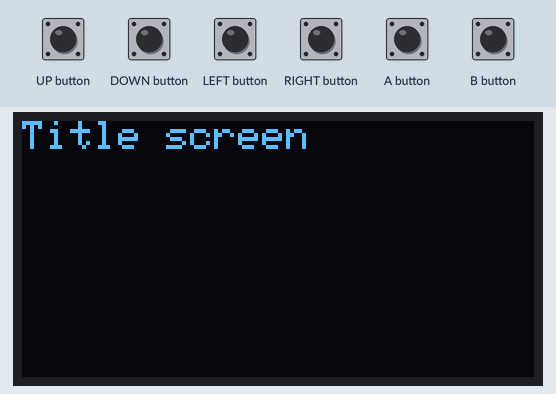
A sketch run on a simulated Arduboy, built with avr-gcc and run on an emulated ATmega32U4. On the bench: 128×64 one-colour display. The test bench sets the inputs (shaded band).

Above: at 1.2 s.
1.3 s: A button pressed for 0.15 s
At 2.0 s:
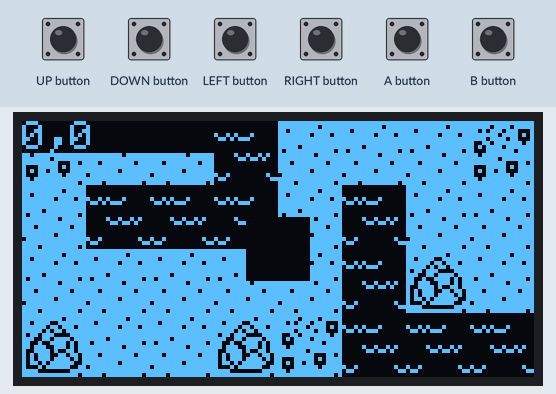
2.9 s: DOWN button pressed for 1 s
At 5.0 s:
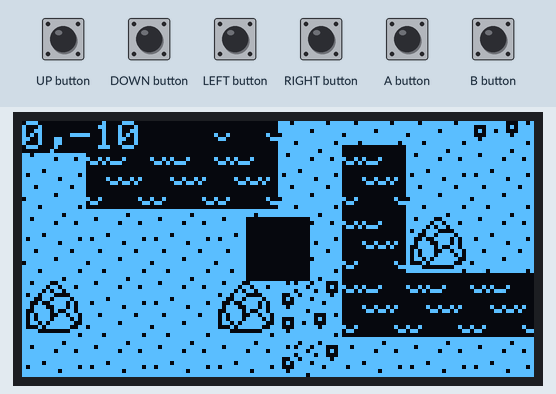
5.4 s: A button pressed for 1 s
At 6.6 s:
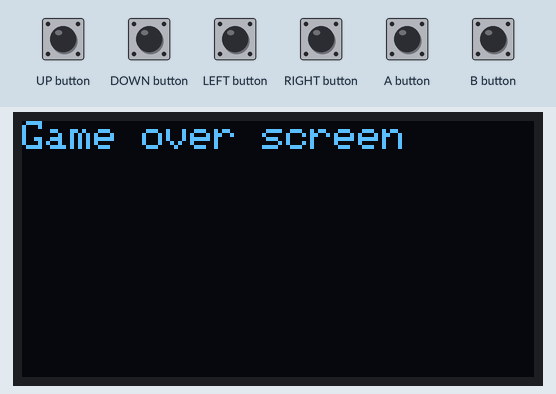
7.9 s: A button pressed for 0.15 s
At 8.2 s:
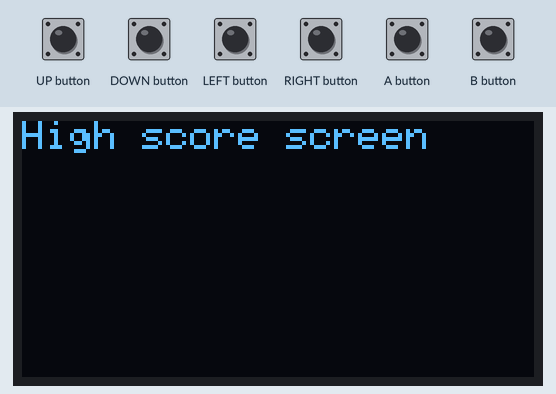
9.5 s: A button pressed for 0.15 s
At 9.9 s:
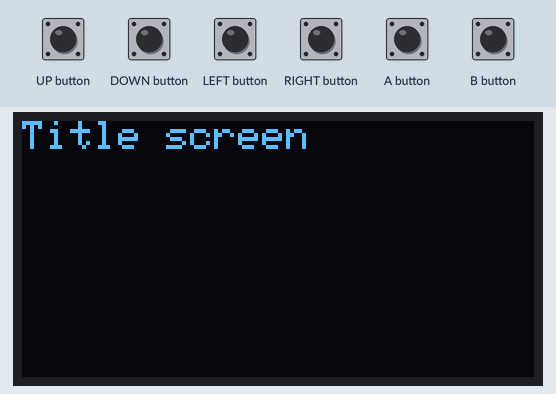
11.1 s: DOWN button driven LOW and A button driven LOW
At 11.28 s:
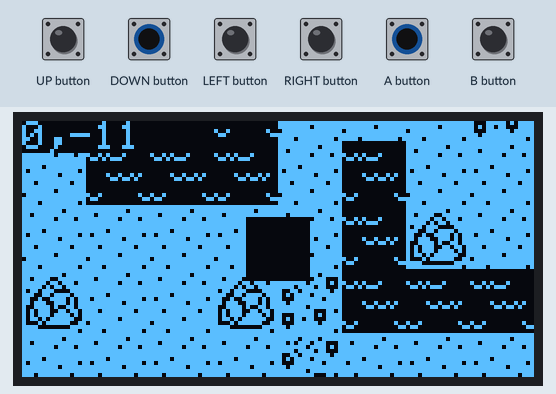
Timing chart, 0 to 14.1 s (numbered marks = the images above; inputs shaded):
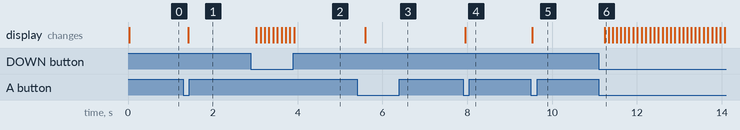

The sketch:

sketch_oct22a.ino
```cpp
//Si Pham (tonka7su)
//October 21, 2021
//DinoSmasher

#include <Arduboy2.h>

#define SPEED       5
#define GAME_TITLE  0
#define GAME_PLAY   1
#define GAME_OVER   2
#define GAME_HIGH   3
#define WORLD_WIDTH   14
#define WORLD_HEIGHT  7
#define TILE_SIZE   16
#define GRASS       0
#define WATER       1
#define TREES       2
#define STONE       3
#define PLAYER_SIZE       16
#define PLAYER_X_OFFSET   WIDTH / 2 - PLAYER_SIZE / 2
#define PLAYER_Y_OFFSET   HEIGHT / 2 - PLAYER_SIZE / 2

const unsigned char tiles[] PROGMEM = {
// width, height,
16, 16,

//Grass
0xff, 0x7f, 0xfb, 0xff, 0xff, 0xbf, 0xff, 0xff, 0xf7, 0xff, 0xfd, 0xff, 0xff, 0xf7, 0x7f, 0xff,
0xdf, 0xff, 0xff, 0xfb, 0x7f, 0xff, 0xff, 0xff, 0xef, 0xfe, 0xff, 0xff, 0xfb, 0xff, 0x7f, 0xff,

//Water
0x08, 0x10, 0x10, 0x08, 0x10, 0x08, 0x10, 0x10, 0x10, 0x08, 0x00, 0x00, 0x00, 0x00, 0x00, 0x00,
0x20, 0x40, 0x40, 0x20, 0x00, 0x01, 0x02, 0x02, 0x01, 0x02, 0x02, 0x01, 0x02, 0x21, 0x40, 0x40,

//Tree
0xff, 0x1f, 0x5b, 0x3f, 0xeb, 0xdd, 0xff, 0xf7, 0xbb, 0xef, 0xfd, 0x7f, 0xe3, 0xcb, 0xe3, 0xff,
0xff, 0xc7, 0x96, 0xc7, 0xff, 0xff, 0xef, 0xfd, 0xff, 0xe3, 0xcb, 0xe3, 0xff, 0xff, 0x7b, 0xff,

//Stone
0xff, 0xdf, 0x7b, 0x3f, 0x9f, 0x6f, 0x77, 0xab, 0xdb, 0xd7, 0xcd, 0x5f, 0xbf, 0x77, 0xff, 0xff,
0xff, 0xc1, 0xdc, 0xd3, 0xaf, 0x9f, 0xae, 0xb0, 0xbb, 0xbd, 0xbd, 0xba, 0xd7, 0xcc, 0x63, 0xff,
};

Arduboy2 arduboy;

int player_x = 0;
int player_y = 0;
int gamestate = GAME_TITLE;
int mapx = 0;
int mapy = 0;

int world[WORLD_HEIGHT][WORLD_WIDTH] = {
  { TREES, GRASS, GRASS, WATER, GRASS, GRASS, GRASS, TREES, GRASS, GRASS, GRASS, GRASS, GRASS, TREES },
  { GRASS, WATER, WATER, WATER, GRASS, WATER, GRASS, GRASS, GRASS, GRASS, GRASS, STONE, GRASS, GRASS },
  { GRASS, GRASS, GRASS, GRASS, GRASS, WATER, STONE, GRASS, GRASS, GRASS, TREES, GRASS, GRASS, GRASS },
  { STONE, GRASS, GRASS, STONE, TREES, WATER, WATER, WATER, GRASS, WATER, WATER, GRASS, TREES, GRASS },
  { GRASS, GRASS, GRASS, GRASS, TREES, GRASS, GRASS, GRASS, TREES, WATER, GRASS, GRASS, STONE, TREES },
  { GRASS, GRASS, GRASS, WATER, STONE, GRASS, GRASS, TREES, TREES, TREES, GRASS, GRASS, WATER, WATER },
  { GRASS, WATER, WATER, TREES, GRASS, WATER, WATER, TREES, TREES, GRASS, GRASS, GRASS, GRASS, STONE }
};

void move_left() {
  player_x -= SPEED;
}
void move_right() {
  player_x += SPEED;
}
void move_up() {
  player_y -= SPEED;
}
void move_down() {
  player_y += SPEED;
}

void drawPlayer() {
  arduboy.fillRect(PLAYER_X_OFFSET, PLAYER_Y_OFFSET, PLAYER_SIZE, PLAYER_SIZE, BLACK);
}

void drawWorld() {
  const int tilesWide = WIDTH / TILE_SIZE + 1;
  const int tilesTall = HEIGHT / TILE_SIZE + 1;

  for (int j = 0; j < tilesTall; j++) {
    for (int i = 0; i < tilesWide; i++) {
      const int tilex = i - mapx / TILE_SIZE;
      const int tiley = j - mapy / TILE_SIZE;
      if (tilex >= 0 && tiley >= 0 && tilex < WORLD_WIDTH && tiley < WORLD_HEIGHT) {
        Sprites::drawOverwrite(i * TILE_SIZE + mapx % TILE_SIZE, j * TILE_SIZE + mapy % TILE_SIZE, tiles, world[tiley][tilex]);
      }
    }
    // arduboy.print("\n");
  }

  arduboy.fillRect(0, 0, 48, 8, BLACK);
  arduboy.setCursor(0, 0);
  // arduboy.print(0 - mapx / TILE_SIZE);
  arduboy.print(mapx);
  arduboy.print(",");
  // arduboy.print(0 - mapy / TILE_SIZE);
  arduboy.print(mapy);
}

void playerInput() {
  if (arduboy.pressed(UP_BUTTON)) {
    if (mapy < PLAYER_Y_OFFSET) {
      mapy += 1;
    }
  }
  if (arduboy.pressed(DOWN_BUTTON)) {
    if (PLAYER_Y_OFFSET + PLAYER_SIZE < mapy + WORLD_HEIGHT * TILE_SIZE) {
      mapy -= 1;
    }
  }
  if (arduboy.pressed(LEFT_BUTTON)) {
    if (mapx < PLAYER_X_OFFSET) {
      mapx += 1;
    }
  }
  if (arduboy.pressed(RIGHT_BUTTON)) {
    if (PLAYER_X_OFFSET + PLAYER_SIZE < mapx + WORLD_WIDTH * TILE_SIZE) {
      mapx -= 1;
    }
  }
}

void titleScreen() {
  arduboy.setCursor(0, 0);
  arduboy.print("Title screen\n");
  if (arduboy.justPressed(A_BUTTON)) {
    gamestate = GAME_PLAY;
  }
}

void gameplay() {
  playerInput();
  drawWorld();
  drawPlayer();

  if (arduboy.justPressed(A_BUTTON)) {
    gamestate = GAME_OVER;
  }
}

void gameOverScreen() {
  arduboy.setCursor(0, 0);
  arduboy.print("Game over screen\n");
  if (arduboy.justPressed(A_BUTTON)) {
    gamestate = GAME_HIGH;
  }
}

void highScoreScreen() {
  arduboy.setCursor(0, 0);
  arduboy.print("High score screen\n");
  if (arduboy.justPressed(A_BUTTON)) {
    gamestate = GAME_TITLE;
  }
}

void gameLoop() {
  switch (gamestate)
  {
  case GAME_TITLE:
    titleScreen();
    break;

  case GAME_PLAY:
    gameplay();
    break;

  case GAME_OVER:
    gameOverScreen();
    break;

  case GAME_HIGH:
    highScoreScreen();
    break;

  default:
    break;
  }
  // arduboy.print(F("HELLO!"));
}

void setup() {
  arduboy.begin();
  arduboy.setFrameRate(45);
  arduboy.display();
  arduboy.initRandomSeed();
  arduboy.clear();
}

void loop() {
  if (!arduboy.nextFrame()) {
    return;
  }
  arduboy.pollButtons();
  arduboy.clear();
  gameLoop();
  arduboy.display();
}
```

Measured:
- after the input at 1.3 s, the display: changes after 0.12 s (image 1)
- after the input at 2.9 s, the display: first changes after 0.13 s (image 2 shows a later state)
- after the input at 5.4 s, the display: changes after 0.19 s (image 3)
- after the input at 7.9 s, the display: changes after 0.05 s (image 4)
- after the input at 9.5 s, the display: changes at once (image 5)
- after the input at 11.1 s, the display: changes after 0.14 s (image 6)
